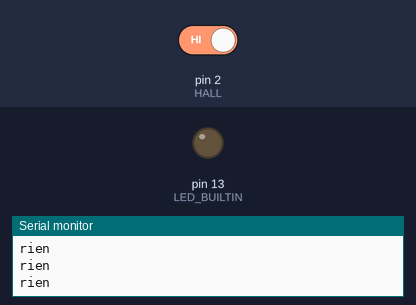
A sketch run on a simulated Arduino Uno, built with avr-gcc and run on an emulated ATmega328P. On the bench: output pins drawn as LEDs (lit = HIGH), the last lines printed to the serial monitor. Inputs (shaded band) come from the test bench; at power-on: pin 2 (HALL) HIGH.

Above: at 1.4 s.
1.5 s: pin 2 (HALL) driven LOW
At 2.7 s:
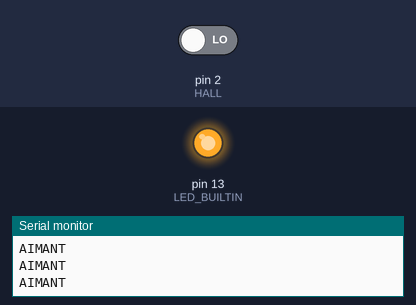
3.0 s: pin 2 (HALL) driven HIGH
At 4.1 s:
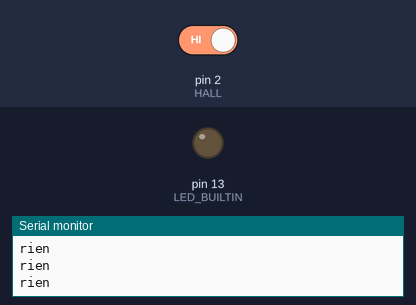
Timing chart, 0 to 6.0 s (numbered marks = the images above; inputs shaded):
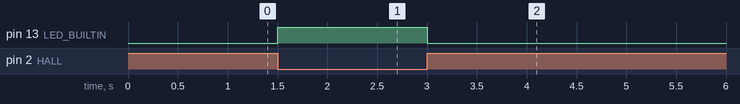

Measured:
- after the input at 1.5 s, pin 13 (LED_BUILTIN): LOW → HIGH at once
- after the input at 3.0 s, pin 13 (LED_BUILTIN): HIGH → LOW at once

The sketch:

hall-uno.ino
```cpp
// Test capteur à effet Hall : en simulation, glisser l'aimant vers le capteur.
// Sortie à drain ouvert, ACTIVE BASSE : rappel de 10 kohms vers 5 V.
const int HALL = 2;

void setup() {
  pinMode(HALL, INPUT);
  pinMode(LED_BUILTIN, OUTPUT);
  Serial.begin(115200);
}

void loop() {
  bool aimant = digitalRead(HALL) == LOW;
  digitalWrite(LED_BUILTIN, aimant ? HIGH : LOW);
  Serial.println(aimant ? "AIMANT" : "rien");
  delay(300);
}
```
